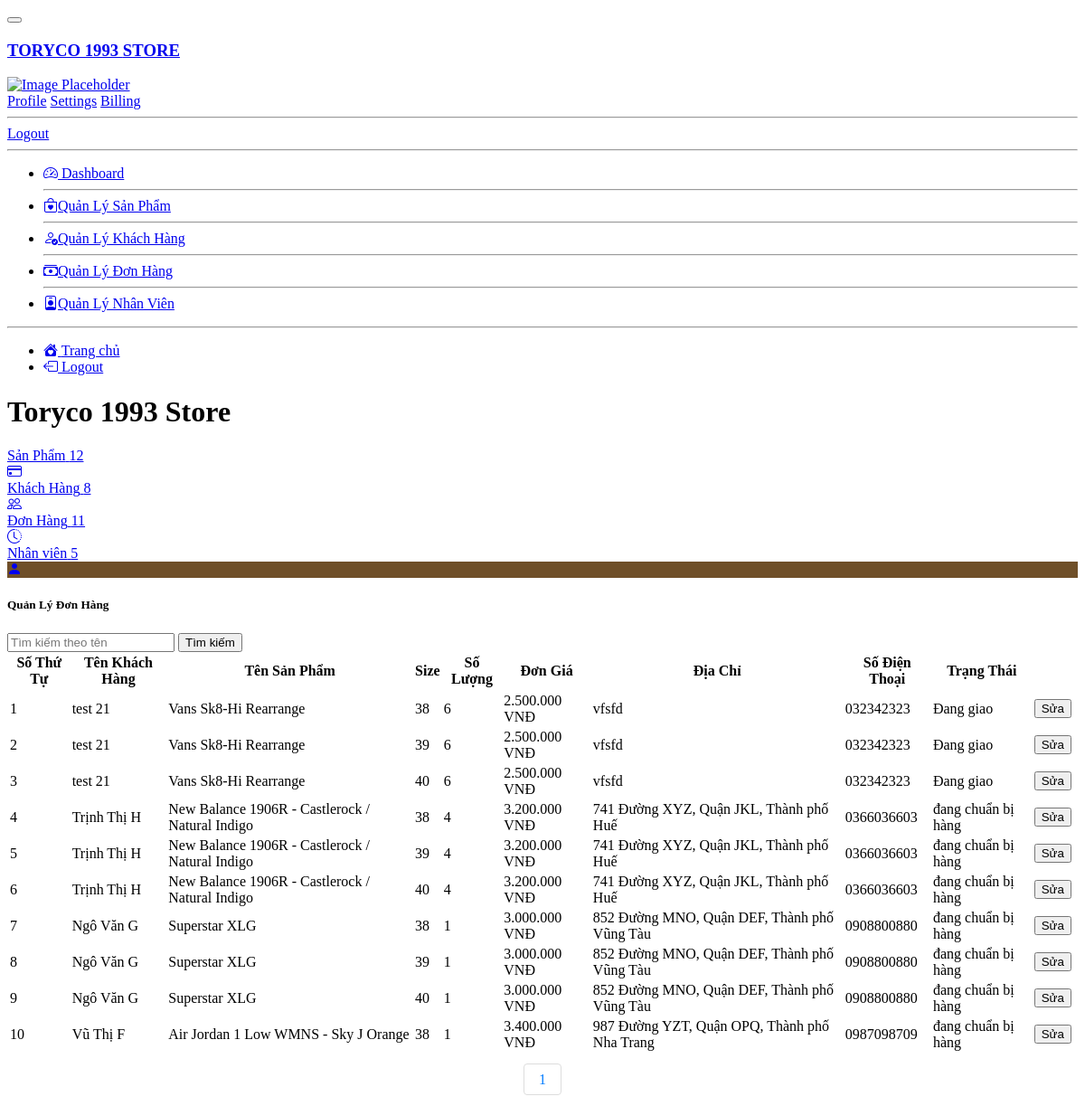
Screenshot of /Admin/staff/manager/order/manager_order.php with the database file from the repository.
### tables this page shows
CREATE TABLE `orders` (
  `id` int(11) NOT NULL,
  `fullname` varchar(100) NOT NULL,
  `phone_number` varchar(20) NOT NULL,
  `email` varchar(150) NOT NULL,
  `address` varchar(200) NOT NULL,
  `note` varchar(255) DEFAULT NULL,
  `order_date` datetime DEFAULT NULL
);

CREATE TABLE `product` (
  `id` int(11) NOT NULL,
  `title` varchar(200) NOT NULL,
  `size` int(2) DEFAULT NULL,
  `price` float NOT NULL,
  `thumbnail` varchar(500) NOT NULL,
  `thumbnail_1` varchar(500) NOT NULL,
  `thumbnail_2` varchar(500) NOT NULL,
  `thumbnail_3` varchar(500) NOT NULL,
  `thumbnail_4` varchar(500) NOT NULL,
  `thumbnail_5` varchar(500) NOT NULL,
  `content` longtext NOT NULL,
  `id_category` int(11) NOT NULL,
  `created_at` datetime DEFAULT NULL,
  `updated_at` datetime DEFAULT NULL
);

CREATE TABLE `product_size` (
  `id` int(11) NOT NULL,
  `product_id` int(11) NOT NULL,
  `size` int(11) NOT NULL,
  `quantity` int(11) NOT NULL
);

CREATE TABLE `order_details` (
  `id` int(11) NOT NULL,
  `order_id` int(11) NOT NULL,
  `product_id` int(11) NOT NULL,
  `id_user` int(11) NOT NULL,
  `size` int(2) DEFAULT NULL,
  `num` int(11) NOT NULL,
  `price` float NOT NULL,
  `status` varchar(255) NOT NULL
);

### Admin/staff/manager/order/manager_order.php (the view, shortened to what the rows shown need)
<?php require_once('../../../database/dbhelper.php'); ?>
<!DOCTYPE html>
<html lang="en" >
<head>
  <link rel="stylesheet" href="../../../css/style.css">
  <link rel="stylesheet" href="../../../css/page.css">
  <link href="https://cdn.jsdelivr.net/npm/@sweetalert2/theme-dark@4/dark.css" rel="stylesheet">
</head>
<body>
<div class="d-flex flex-column flex-lg-row h-lg-full bg-surface-secondary">
    <div class="h-screen flex-grow-1 overflow-y-lg-auto">
        <header class="bg-surface-primary border-bottom pt-6">
            <div class="container-fluid">
                <div class="mb-npx">
                    <div class="row align-items-center">
                        <div class="col-sm-6 col-12 mb-4 mb-sm-0">
                            <h1 class="h2 mb-0 ls-tight">Toryco 1993 Store</h1>
                        </div>
                    </div>
                </div>
            </div>
        </header>
        <main class="py-6 bg-surface-secondary">
            <div class="container-fluid">
               <div class="row g-6 mb-6">
                <div class="card shadow border-0 mb-7">
                    <div class="table-responsive">
                        <table class="table table-hover table-nowrap">
                            <thead class="thead-light">
                                <tr>
                                    <th scope="col">Số Thứ Tự</th>
                                    <th scope="col">Tên Khách Hàng</th>
                                    <th scope="col">Tên Sản Phẩm</th>
                                    <th scope="col">Size</th>
                                    <th scope="col">Số Lượng</th>
                                    <th scope="col">Đơn Giá</th>
                                    <th scope="col">Địa Chỉ</th>
                                    <th scope="col">Số Điện Thoại</th>
                                    <th scope="col">Trạng Thái</th>
                                    <th></th>
                                    <th></th>
                                </tr>
                            </thead>
                            <tbody>
                                <tr>
                                    <?php
                                        try {
                                            $page = isset($_GET['page']) ? $_GET['page'] : 1;
                                            $limit = 10;
                                            $start = ($page - 1) * $limit;
                                            $sql = "
                                                SELECT
                                                    orders.*,
                                                    order_details.*,
                                                    product.*,
                                                    product_size.size AS product_size
                                                FROM
                                                    orders
                                                INNER JOIN
                                                    order_details ON order_details.order_id = orders.id
                                                INNER JOIN
                                                    product ON product.id = order_details.product_id
                                                INNER JOIN
                                                    product_size ON product_size.product_id = product.id
                                                WHERE 1=1
                                            ";
                                            $sql .= " ORDER BY orders.order_date DESC LIMIT $start, $limit";
                                            $order_details_List = executeResult($sql);
                                            $index = $start;
                                            foreach ($order_details_List as $item) {
                                                echo '
                                                <tr>
                                                    <td>' . (++$index) . '</td>
                                                    <td class="text-heading font-semibold">' . $item['fullname'] . '</td>
                                                    <td class="text-heading font-semibold">' . $item['title'] . '</td>
                                                    <td class="text-heading font-semibold">' . $item['product_size'] . '</td>
                                                    <td class="text-heading font-semibold">' . $item['num'] . '</td>
                                                    <td class="text-heading font-semibold">' . number_format($item['price'], 0, ',', '.') . ' VNĐ</td>
                                                    <td class="text-heading font-semibold">' . $item['address'] . '</td>
                                                    <td class="text-heading font-semibold">' . $item['phone_number'] . '</td>
                                                    <td class="text-heading font-semibold">' . $item['status'] . '</td>
                                                    <td>
                                                        <a href="manager_edit_order.php?order_id=' . $item['order_id'] . '">
                                                            <button class="btn btn-success">Sửa</button>
                                                        </a>
                                                    </td>
                                                </tr>';
                                            }
                                        } catch (Exception $e) {
                                            die("Lỗi thực thi sql: " . $e->getMessage());
                                        }
                                        ?>
                                </tr>
                            </tbody>
                        </table>
                    </div>
                </div>
            </div>
        </main>
    </div>
</div>
</body>
</html>

### rows the page displays
orders: fullname "test 21", product.title "Vans Sk8-Hi Rearrange", product_size.size "38", order_details.num "6", product.price "2.500.000", address "vfsfd", phone_number "032342323", order_details.status "Đang giao", product_size.size "39", product_size.size "40"
orders: fullname "Trịnh Thị H", product.title "New Balance 1906R - Castlerock / Natural Indigo", product_size.size "38", order_details.num "4", product.price "3.200.000", address "741 Đường XYZ, Quận JKL, Thành phố Huế", phone_number "0366036603", order_details.status "đang chuẩn bị hàng", product_size.size "39", product_size.size "40"
orders: fullname "Ngô Văn G", product.title "Superstar XLG", product_size.size "38", order_details.num "1", product.price "3.000.000", address "852 Đường MNO, Quận DEF, Thành phố Vũng Tàu", phone_number "0908800880", order_details.status "đang chuẩn bị hàng", product_size.size "39", product_size.size "40"
orders: fullname "Vũ Thị F", product.title "Air Jordan 1 Low WMNS - Sky J Orange", product_size.size "38", order_details.num "1", product.price "3.400.000", address "987 Đường YZT, Quận OPQ, Thành phố Nha Trang", phone_number "0987098709", order_details.status "đang chuẩn bị hàng"

### other values shown
mysqli_num_rows($result) "12"
mysqli_num_rows($result) "8"
mysqli_num_rows($result) "11"
mysqli_num_rows($result) "5"
